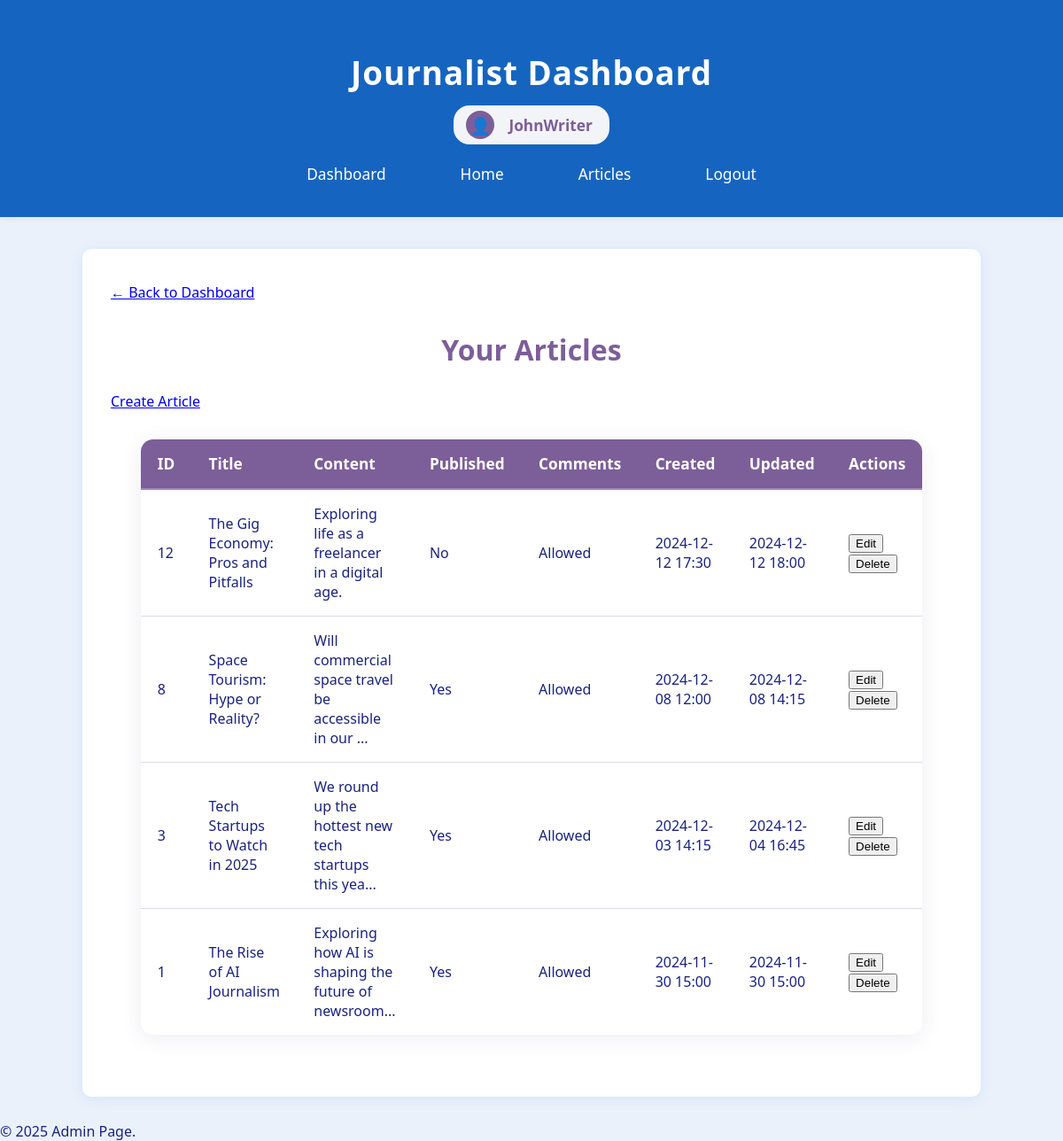
Page /public/admin/yourArticles (signed in) on the committed database.
### tables this page shows
CREATE TABLE `articles` (
  `id` int(11) NOT NULL,
  `title` varchar(255) NOT NULL,
  `content` text NOT NULL,
  `author_id` int(11) DEFAULT NULL,
  `is_published` tinyint(1) DEFAULT 0,
  `allow_comments` tinyint(1) DEFAULT 1,
  `created_at` timestamp NOT NULL DEFAULT current_timestamp(),
  `updated_at` timestamp NOT NULL DEFAULT current_timestamp() ON UPDATE current_timestamp(),
  `image_data` longblob DEFAULT NULL,
  `status` enum('draft','pending','published') NOT NULL DEFAULT 'pending'
);

### app/helpers.php (called while the page is built, shortened)
<?php
function render($view, $data = [], $layout = 'layout') {
    extract($data);
    require views_path($view . '.php');
}
function base_url($path = '') {
    if(defined('BASE_URL')) {
        return BASE_URL . ltrim($path, '/');
    }
    $protocol =
    (!empty($_SERVER['HTTPS']) && $_SERVER['HTTPS'] !== 'off') ||
    $_SERVER['SERVER_PORT'] === 443 ? "https://" : "http://";
    $host = $_SERVER['HTTP_HOST'];
    $base = rtrim(dirname($_SERVER['SCRIPT_NAME']), '/');
    return $protocol . $host . $base . '/' . ltrim($path, '/');
}
function base_path($path = '') {
    return realpath(__DIR__ . '/../' . '/' . ltrim($path, '/'));
}
function views_path($path = '') {
    return base_path('app/views/' . ltrim($path, '/'));
}

### app/controllers/AdminController.php (called while the page is built, shortened)
<?php
class AdminController {
    public function yourArticles() {
        $userId = $_SESSION['user']['id'];
        $db = new Database();
        $pdo = $db->connect();
        $stmt = $pdo->prepare("SELECT * FROM articles WHERE author_id = ? ORDER BY created_at DESC");
        $stmt->execute([$userId]);
        $articles = $stmt->fetchAll(PDO::FETCH_ASSOC);
        render('admin/yourArticles', ['articles' => $articles], layout: 'admin/layout');
    }
}
?>

### app/views/admin/yourArticles.php (the view, shortened to what this page needs)
<div>
    <a href="<?php echo base_url('admin/dashboard') ?>" class="back-to-dashboard">
        ← Back to Dashboard
    </a>
</div>
<div class="container-fluid mt-4">
    <div class="row mb-4">
        <div class="col">
            <h2>Your Articles</h2>
        </div>
        <div class="col-auto">
            <a href="<?php echo base_url('admin/createArticle')?>" class="btn btn-primary">Create Article</a>
        </div>
    </div>
    <div class="card">
        <div class="card-body">
            <div class="table-responsive">
                <table class="table table-hover">
                    <thead>
                        <tr>
                            <th>ID</th>
                            <th>Title</th>
                            <th>Content</th>
                            <th>Published</th>
                            <th>Comments</th>
                            <th>Created</th>
                            <th>Updated</th>
                            <th>Actions</th>
                        </tr>
                    </thead>
                    <tbody>
                        <?php if (empty($articles)): ?>
                            <tr>
                                <td colspan="8" class="text-center">No articles found</td>
                            </tr>
                        <?php else: ?>
                            <?php foreach ($articles as $article): ?>
                                <tr>
                                    <td><?= $article['id'] ?></td>
                                    <td><?= htmlspecialchars($article['title']) ?></td>
                                    <td><?= htmlspecialchars(substr($article['content'], 0, 50)) ?><?= strlen($article['content']) > 50 ? '...' : '' ?></td>
                                    <td>
                                        <span class="badge <?= $article['is_published'] ? 'bg-success' : 'bg-warning' ?>">
                                            <?= $article['is_published'] ? 'Yes' : 'No' ?>
                                        </span>
                                    </td>
                                    <td>
                                        <span class="badge <?= $article['allow_comments'] ? 'bg-info' : 'bg-secondary' ?>">
                                            <?= $article['allow_comments'] ? 'Allowed' : 'Disabled' ?>
                                        </span>
                                    </td>
                                    <td><?= date('Y-m-d H:i', strtotime($article['created_at'])) ?></td>
                                    <td><?= date('Y-m-d H:i', strtotime($article['updated_at'])) ?></td>
                                    <td>
                                        <div class="btn-group">
                                            <form action="/PHP_MVC/public/admin/editArticles" method="get" style="display:inline;">
                                                <button type="submit" class="btn btn-sm btn-primary">Edit</button>
                                            </form>
                                            <?php if (
                                                ($_SESSION['user']['role_id'] == 1 && $_SESSION['user']['id'] == $article['author_id'])
                                                || in_array($_SESSION['user']['role_id'], [2, 10])
                                            ): ?>
                                            <form action="/PHP_MVC/public/admin/deleteArticles" method="post" style="display:inline;" onsubmit="return confirm('Delete this article?');">
                                                <button type="submit" class="btn btn-sm btn-danger">Delete</button>
                                            </form>
                                            <?php endif; ?>
                                        </div>
                                    </td>
                                </tr>
                            <?php endforeach; ?>
                        <?php endif; ?>
                    </tbody>
                </table>
            </div>
        </div>
    </div>
</div>

### public/css/admin.css (style rules this page uses)
body { font-family: 'Segoe UI', Arial, sans-serif; background: #eaf1fb; color: #1a237e; margin: 0; padding: 0; }
h2 { text-align: center; margin-top: 2rem; color: #7c5e99; font-size: 2rem; font-weight: 700; }
table { width: 90%; margin: 2rem auto; border-collapse: collapse; background: #fff; border-radius: 14px; box-shadow: 0 4px 24px rgba(60, 60, 120, 0.09); overflow: hidden; }
th, td { padding: 1rem 1.2rem; text-align: left; }
th { background: #7c5e99; color: #fff; font-size: 1.08rem; font-weight: 600; border-bottom: 2px solid #a088b6; }
td { border-bottom: 1px solid #e0d7ee; font-size: 1rem; }
tr:last-child td { border-bottom: none; }

### rows in the picture
articles: id "12", title "The Gig Economy: Pros and Pitfalls", content "Exploring life as a freelancer in a digital age.", is_published "No", allow_comments "Allowed", created_at "2024-12-12 17:30", updated_at "2024-12-12 18:00"
articles: id "8", title "Space Tourism: Hype or Reality?", content "Will commercial space travel be accessible in our", is_published "Yes", allow_comments "Allowed", created_at "2024-12-08 12:00", updated_at "2024-12-08 14:15"
articles: id "3", title "Tech Startups to Watch in 2025", content "We round up the hottest new tech startups this yea", is_published "Yes", allow_comments "Allowed", created_at "2024-12-03 14:15", updated_at "2024-12-04 16:45"
articles: id "1", title "The Rise of AI Journalism", content "Exploring how AI is shaping the future of newsroom", is_published "Yes", allow_comments "Allowed", created_at "2024-11-30 15:00", updated_at "2024-11-30 15:00"

### other values in the picture
$roleName "Journalist Dashboard"
$username "JohnWriter"
